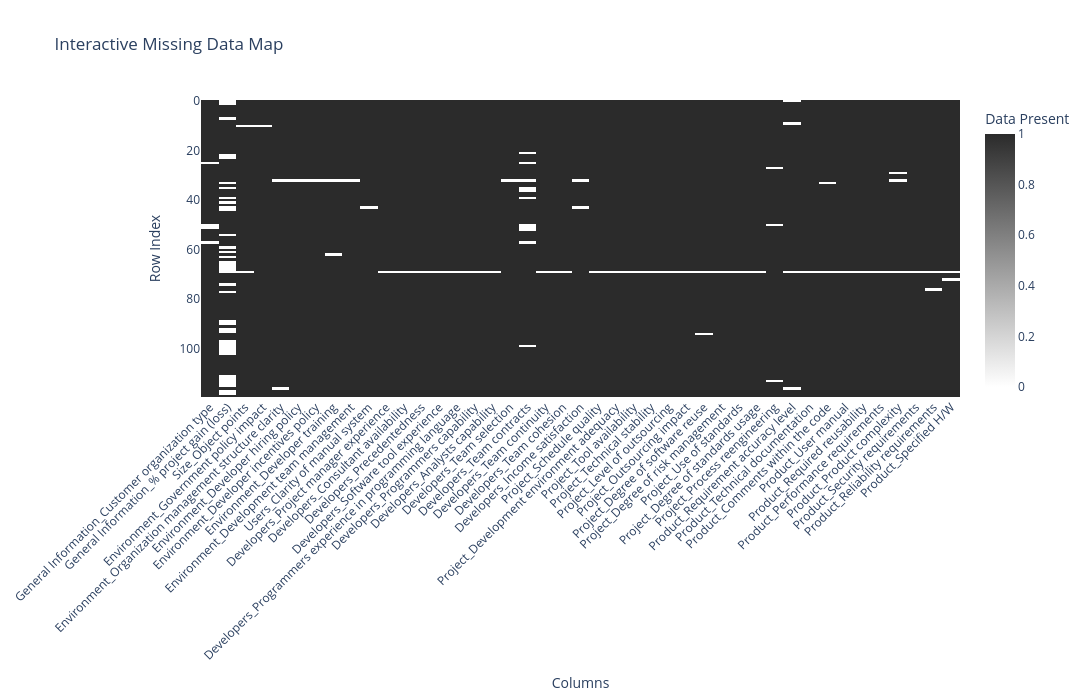

This figure's notebook cell:
### Code cell
# 1. Filter to only columns that actually have missing values
missing_percent = (df.isnull().sum()) / len(df) * 100
cols_with_missing = missing_percent[missing_percent > 0].index

# 2. Flatten MultiIndex columns to readable strings
flat_labels = ['_'.join(col).strip() for col in cols_with_missing]

# 3. Create a binary DataFrame (1 = present, 0 = missing) for just those columns
missing_df = df[cols_with_missing].notnull().astype(int)
missing_df.columns = flat_labels

# 4. Plot as an interactive heatmap
fig = px.imshow(
    missing_df,
    labels=dict(x="Columns", y="Row Index", color="Data Present"),
    x=flat_labels,
    color_continuous_scale=["#ffffff", "#2b2b2b"],  # white = missing, dark = present
    title="Interactive Missing Data Map",
    aspect="auto"
)

# 5. Readable hover text: map 0/1 to Missing/Present
fig.update_traces(
    customdata=missing_df.replace({1: "Present", 0: "Missing"}).values,
    hovertemplate="Row: %{y}<br>Column: %{x}<br>Status: %{customdata}<extra></extra>"
)

# 6. Improve layout readability
fig.update_layout(
    xaxis_tickangle=-45,
    width=1200,
    height=700
)
fig.show()

### Figure 1 — Plotly figure (JSON) as saved in the notebook; plotly's stock layout.template omitted (floating-point values rounded to 4 significant figures; data arrays with more than 128 entries replaced by an {"elided": "..."} marker saying what was removed)
{"data": [{"coloraxis": "coloraxis", "customdata": {"elided": "120x43 str values"}, "hovertemplate": "Row: %{y}<br>Column: %{x}<br>Status: %{customdata}<extra></extra>", "name": "0", "type": "heatmap", "x": ["General Information_Customer organization type", "General Information_% project gain (loss)", "Size_Object points", "Environment_Government policy impact", "Environment_Organization management structure clarity", "Environment_Developer hiring policy", "Environment_Developer incentives policy", "Environment_Developer training", "Environment_Development team management", "Users_Clarity of manual system", "Developers_Project manager experience", "Developers_Consultant availability", "Developers_Precedentedness", "Developers_Software tool experience", "Developers_Programmers experience in programming language", "Developers_Programmers capability", "Developers_Analysts capability", "Developers_Team selection", "Developers_Team contracts", "Developers_Team continuity", "Developers_Team cohesion", "Developers_Income satisfaction", "Project_Schedule quality", "Project_Development environment adequacy", "Project_Tool availability", "Project_Technical stability", "Project_Level of outsourcing", "Project_Outsourcing impact", "Project_Degree of software reuse", "Project_Degree of risk management", "Project_Use of standards", "Project_Degree of standards usage", "Project_Process reengineering", "Product_Requirement accuracy level", "Product_Technical documentation", "Product_Comments within the code", "Product_User manual", "Product_Required reusability", "Product_Performance requirements", "Product_Product complexity", "Product_Security requirements", "Product_Reliability requirements", "Product_Specified H/W"], "xaxis": "x", "y": [0, 1, 2, 3, 4, 5, 6, 7, 8, 9, 10, 11, 12, 13, 14, 15, 16, 17, 18, 19, 20, 21, 22, 23, 24, 25, 26, 27, 28, 29, 30, 31, 32, 33, 34, 35, 36, 37, 38, 39, 40, 41, 42, 43, 44, 45, 46, 47, 48, 49, 50, 51, 52, 53, 54, 55, 56, 57, 58, 59, 60, 61, 62, 63, 64, 65, 66, 67, 68, 69, 70, 71, 72, 73, 74, 75, 76, 77, 78, 79, 80, 81, 82, 83, 84, 85, 86, 87, 88, 89, 90, 91, 92, 93, 94, 95, 96, 97, 98, 99, 100, 101, 102, 103, 104, 105, 106, 107, 108, 109, 110, 111, 112, 113, 114, 115, 116, 117, 118, 119], "yaxis": "y", "z": {"elided": "120x43 int values"}}], "layout": {"coloraxis": {"autocolorscale": false, "colorbar": {"title": {"text": "Data Present"}}, "colorscale": [[0, "#ffffff"], [1, "#2b2b2b"]]}, "height": 700, "title": {"text": "Interactive Missing Data Map"}, "width": 1200, "xaxis": {"anchor": "y", "domain": [0, 1], "tickangle": -45, "title": {"text": "Columns"}}, "yaxis": {"anchor": "x", "autorange": "reversed", "domain": [0, 1], "title": {"text": "Row Index"}}}}
